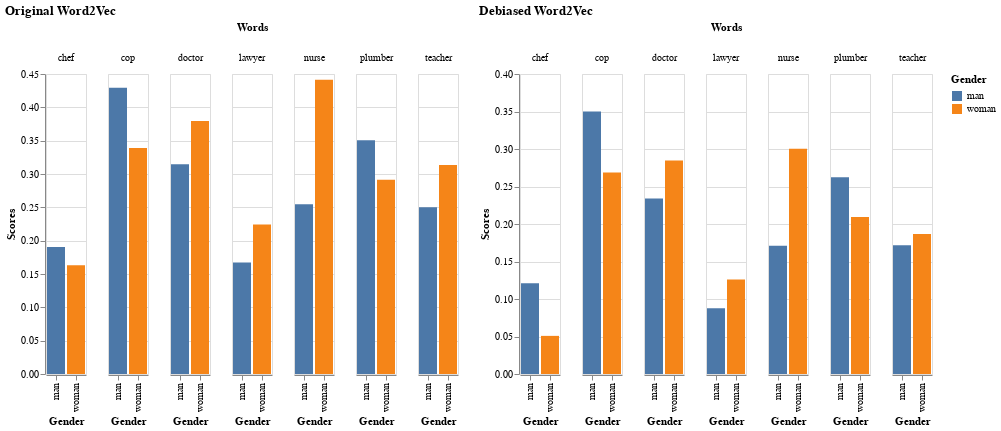

The notebook cell saved with this chart:
### Code cell
sim_eval_plot(sim_score_table=gender_sim_scores_Word2V,
              x_alt = 'Gender:N',
              y_alt = 'Scores:Q',
              color_alt= 'Gender:N',
              column_alt = 'Words:N',
              title_string = "Original Word2Vec") | sim_eval_plot(sim_score_table=gender_sim_scores_Word2V_debias,
              x_alt = 'Gender:N',
              y_alt = 'Scores:Q',
              color_alt= 'Gender:N',
              column_alt = 'Words:N',
              title_string = "Debiased Word2Vec")

### Figure 1 — Vega-Lite specification as saved in the notebook (floating-point values rounded to 4 significant figures)
{"config": {"view": {"continuousWidth": 400, "continuousHeight": 300}}, "hconcat": [{"data": {"name": "data-4866ace0d93b030b63ea7f0eb37e7480"}, "mark": "bar", "encoding": {"color": {"type": "nominal", "field": "Gender"}, "column": {"type": "nominal", "field": "Words"}, "x": {"type": "nominal", "field": "Gender"}, "y": {"type": "quantitative", "field": "Scores"}}, "title": "Original Word2Vec"}, {"data": {"name": "data-d16d6d7e8b7849bddfe9ed54df02fdaa"}, "mark": "bar", "encoding": {"color": {"type": "nominal", "field": "Gender"}, "column": {"type": "nominal", "field": "Words"}, "x": {"type": "nominal", "field": "Gender"}, "y": {"type": "quantitative", "field": "Scores"}}, "title": "Debiased Word2Vec"}], "$schema": "https://vega.github.io/schema/vega-lite/v4.8.1.json", "datasets": {"data-4866ace0d93b030b63ea7f0eb37e7480": [{"Words": "doctor", "Scores": 0.3145, "Gender": "man"}, {"Words": "nurse", "Scores": 0.2547, "Gender": "man"}, {"Words": "lawyer", "Scores": 0.1672, "Gender": "man"}, {"Words": "cop", "Scores": 0.4292, "Gender": "man"}, {"Words": "plumber", "Scores": 0.3506, "Gender": "man"}, {"Words": "teacher", "Scores": 0.25, "Gender": "man"}, {"Words": "chef", "Scores": 0.1906, "Gender": "man"}, {"Words": "doctor", "Scores": 0.3795, "Gender": "woman"}, {"Words": "nurse", "Scores": 0.4414, "Gender": "woman"}, {"Words": "lawyer", "Scores": 0.2242, "Gender": "woman"}, {"Words": "cop", "Scores": 0.3389, "Gender": "woman"}, {"Words": "plumber", "Scores": 0.2915, "Gender": "woman"}, {"Words": "teacher", "Scores": 0.3136, "Gender": "woman"}, {"Words": "chef", "Scores": 0.163, "Gender": "woman"}], "data-d16d6d7e8b7849bddfe9ed54df02fdaa": [{"Words": "doctor", "Scores": 0.2339, "Gender": "man"}, {"Words": "nurse", "Scores": 0.171, "Gender": "man"}, {"Words": "lawyer", "Scores": 0.08778, "Gender": "man"}, {"Words": "cop", "Scores": 0.35, "Gender": "man"}, {"Words": "plumber", "Scores": 0.2623, "Gender": "man"}, {"Words": "teacher", "Scores": 0.1718, "Gender": "man"}, {"Words": "chef", "Scores": 0.1208, "Gender": "man"}, {"Words": "doctor", "Scores": 0.2846, "Gender": "woman"}, {"Words": "nurse", "Scores": 0.3002, "Gender": "woman"}, {"Words": "lawyer", "Scores": 0.1259, "Gender": "woman"}, {"Words": "cop", "Scores": 0.2685, "Gender": "woman"}, {"Words": "plumber", "Scores": 0.2092, "Gender": "woman"}, {"Words": "teacher", "Scores": 0.1867, "Gender": "woman"}, {"Words": "chef", "Scores": 0.05083, "Gender": "woman"}]}}
